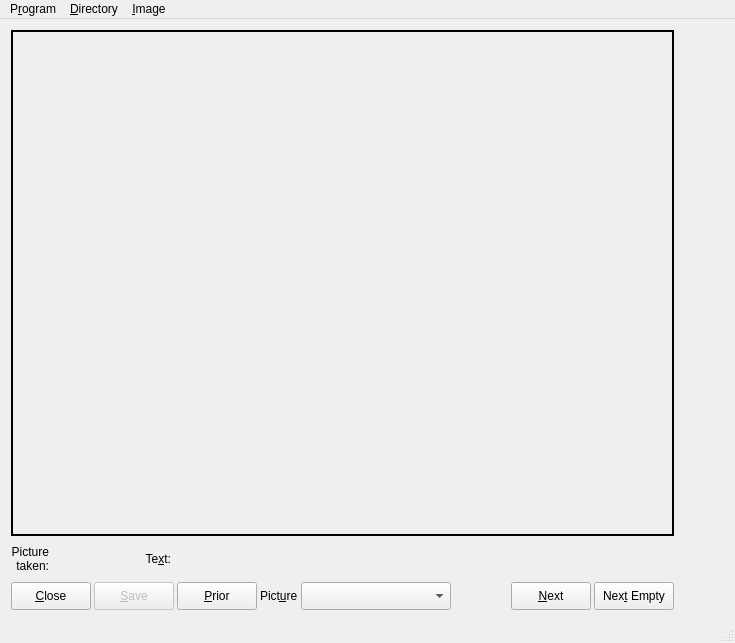
<?xml version="1.0" encoding="UTF-8"?>
<ui version="4.0">
 <class>Picdok</class>
 <widget class="QMainWindow" name="Picdok">
  <property name="geometry">
   <rect>
    <x>0</x>
    <y>0</y>
    <width>735</width>
    <height>643</height>
   </rect>
  </property>
  <property name="sizePolicy">
   <sizepolicy hsizetype="Preferred" vsizetype="Preferred">
    <horstretch>0</horstretch>
    <verstretch>0</verstretch>
   </sizepolicy>
  </property>
  <property name="minimumSize">
   <size>
    <width>735</width>
    <height>643</height>
   </size>
  </property>
  <property name="windowTitle">
   <string>Picdok</string>
  </property>
  <property name="windowIcon">
   <iconset>
    <normaloff>:/picdok.png</normaloff>:/picdok.png</iconset>
  </property>
  <property name="animated">
   <bool>true</bool>
  </property>
  <widget class="QWidget" name="centralWidget">
   <property name="sizePolicy">
    <sizepolicy hsizetype="Expanding" vsizetype="Expanding">
     <horstretch>0</horstretch>
     <verstretch>0</verstretch>
    </sizepolicy>
   </property>
   <property name="minimumSize">
    <size>
     <width>735</width>
     <height>601</height>
    </size>
   </property>
   <layout class="QFormLayout" name="formLayout">
    <item row="0" column="0">
     <layout class="QVBoxLayout" name="verticalLayout">
      <property name="sizeConstraint">
       <enum>QLayout::SetNoConstraint</enum>
      </property>
      <item>
       <widget class="PicDokLabel" name="lblPic">
        <property name="sizePolicy">
         <sizepolicy hsizetype="Expanding" vsizetype="Expanding">
          <horstretch>0</horstretch>
          <verstretch>0</verstretch>
         </sizepolicy>
        </property>
        <property name="minimumSize">
         <size>
          <width>640</width>
          <height>480</height>
         </size>
        </property>
        <property name="frameShape">
         <enum>QFrame::Box</enum>
        </property>
        <property name="frameShadow">
         <enum>QFrame::Plain</enum>
        </property>
        <property name="lineWidth">
         <number>2</number>
        </property>
        <property name="text">
         <string/>
        </property>
        <property name="alignment">
         <set>Qt::AlignCenter</set>
        </property>
       </widget>
      </item>
      <item>
       <layout class="QHBoxLayout" name="horizontalLayout">
        <item>
         <widget class="QLabel" name="lblPicDatLbl">
          <property name="sizePolicy">
           <sizepolicy hsizetype="Preferred" vsizetype="Preferred">
            <horstretch>0</horstretch>
            <verstretch>0</verstretch>
           </sizepolicy>
          </property>
          <property name="maximumSize">
           <size>
            <width>50</width>
            <height>32</height>
           </size>
          </property>
          <property name="text">
           <string>Picture 
taken:</string>
          </property>
          <property name="textFormat">
           <enum>Qt::PlainText</enum>
          </property>
          <property name="alignment">
           <set>Qt::AlignRight|Qt::AlignTrailing|Qt::AlignVCenter</set>
          </property>
          <property name="indent">
           <number>0</number>
          </property>
         </widget>
        </item>
        <item>
         <widget class="QLabel" name="lblPicDat">
          <property name="minimumSize">
           <size>
            <width>90</width>
            <height>20</height>
           </size>
          </property>
          <property name="maximumSize">
           <size>
            <width>90</width>
            <height>20</height>
           </size>
          </property>
          <property name="text">
           <string/>
          </property>
         </widget>
        </item>
        <item>
         <widget class="QLabel" name="lblComment">
          <property name="sizePolicy">
           <sizepolicy hsizetype="Minimum" vsizetype="Minimum">
            <horstretch>0</horstretch>
            <verstretch>0</verstretch>
           </sizepolicy>
          </property>
          <property name="maximumSize">
           <size>
            <width>40</width>
            <height>32</height>
           </size>
          </property>
          <property name="text">
           <string>Te&amp;xt:</string>
          </property>
          <property name="alignment">
           <set>Qt::AlignRight|Qt::AlignTrailing|Qt::AlignVCenter</set>
          </property>
          <property name="buddy">
           <cstring>txtComment</cstring>
          </property>
         </widget>
        </item>
        <item>
         <widget class="PicdokTextEdit" name="txtComment" native="true">
          <property name="sizePolicy">
           <sizepolicy hsizetype="Expanding" vsizetype="Preferred">
            <horstretch>0</horstretch>
            <verstretch>0</verstretch>
           </sizepolicy>
          </property>
          <property name="minimumSize">
           <size>
            <width>0</width>
            <height>40</height>
           </size>
          </property>
          <property name="maximumSize">
           <size>
            <width>16777215</width>
            <height>40</height>
           </size>
          </property>
          <property name="tabChangesFocus" stdset="0">
           <bool>true</bool>
          </property>
          <property name="acceptRichText" stdset="0">
           <bool>false</bool>
          </property>
         </widget>
        </item>
       </layout>
      </item>
      <item>
       <layout class="QHBoxLayout" name="horizontalLayout_2">
        <item>
         <widget class="QPushButton" name="pbCloseMain">
          <property name="sizePolicy">
           <sizepolicy hsizetype="Expanding" vsizetype="Minimum">
            <horstretch>0</horstretch>
            <verstretch>0</verstretch>
           </sizepolicy>
          </property>
          <property name="minimumSize">
           <size>
            <width>0</width>
            <height>28</height>
           </size>
          </property>
          <property name="toolTip">
           <string>Closes the application. </string>
          </property>
          <property name="text">
           <string>&amp;Close</string>
          </property>
         </widget>
        </item>
        <item>
         <widget class="QPushButton" name="pbSave">
          <property name="enabled">
           <bool>false</bool>
          </property>
          <property name="sizePolicy">
           <sizepolicy hsizetype="Expanding" vsizetype="Minimum">
            <horstretch>0</horstretch>
            <verstretch>0</verstretch>
           </sizepolicy>
          </property>
          <property name="minimumSize">
           <size>
            <width>0</width>
            <height>0</height>
           </size>
          </property>
          <property name="toolTip">
           <string>Saves the description for the current picture.
Only enabled if the description has been changed.</string>
          </property>
          <property name="text">
           <string>&amp;Save</string>
          </property>
         </widget>
        </item>
        <item>
         <widget class="QPushButton" name="pbPrior">
          <property name="sizePolicy">
           <sizepolicy hsizetype="Expanding" vsizetype="Minimum">
            <horstretch>0</horstretch>
            <verstretch>0</verstretch>
           </sizepolicy>
          </property>
          <property name="minimumSize">
           <size>
            <width>0</width>
            <height>0</height>
           </size>
          </property>
          <property name="toolTip">
           <string>Moves to the previous picture in the directory.</string>
          </property>
          <property name="text">
           <string>&amp;Prior</string>
          </property>
         </widget>
        </item>
        <item>
         <widget class="QLabel" name="lblChoose">
          <property name="sizePolicy">
           <sizepolicy hsizetype="Preferred" vsizetype="Minimum">
            <horstretch>0</horstretch>
            <verstretch>0</verstretch>
           </sizepolicy>
          </property>
          <property name="text">
           <string>Pict&amp;ure</string>
          </property>
          <property name="buddy">
           <cstring>cmbPicFile</cstring>
          </property>
         </widget>
        </item>
        <item>
         <widget class="QComboBox" name="cmbPicFile">
          <property name="sizePolicy">
           <sizepolicy hsizetype="Expanding" vsizetype="Minimum">
            <horstretch>0</horstretch>
            <verstretch>0</verstretch>
           </sizepolicy>
          </property>
          <property name="minimumSize">
           <size>
            <width>150</width>
            <height>0</height>
           </size>
          </property>
          <property name="toolTip">
           <string>Select a picture from a list of the current directory.</string>
          </property>
          <property name="maxVisibleItems">
           <number>16</number>
          </property>
         </widget>
        </item>
        <item>
         <widget class="QLabel" name="lblPicNum">
          <property name="minimumSize">
           <size>
            <width>54</width>
            <height>28</height>
           </size>
          </property>
          <property name="font">
           <font>
            <pointsize>8</pointsize>
           </font>
          </property>
          <property name="text">
           <string/>
          </property>
         </widget>
        </item>
        <item>
         <widget class="QPushButton" name="pbNext">
          <property name="sizePolicy">
           <sizepolicy hsizetype="Expanding" vsizetype="Minimum">
            <horstretch>0</horstretch>
            <verstretch>0</verstretch>
           </sizepolicy>
          </property>
          <property name="minimumSize">
           <size>
            <width>0</width>
            <height>0</height>
           </size>
          </property>
          <property name="toolTip">
           <string>Moves to the next picture in the directory.</string>
          </property>
          <property name="text">
           <string>&amp;Next</string>
          </property>
          <property name="default">
           <bool>false</bool>
          </property>
         </widget>
        </item>
        <item>
         <widget class="QPushButton" name="pbNextEmpty">
          <property name="sizePolicy">
           <sizepolicy hsizetype="Expanding" vsizetype="Minimum">
            <horstretch>0</horstretch>
            <verstretch>0</verstretch>
           </sizepolicy>
          </property>
          <property name="toolTip">
           <string>Moves to the next picture in the directory without a user comment / description.</string>
          </property>
          <property name="text">
           <string>Nex&amp;t Empty</string>
          </property>
         </widget>
        </item>
       </layout>
      </item>
     </layout>
    </item>
   </layout>
  </widget>
  <widget class="QMenuBar" name="menuBar">
   <property name="geometry">
    <rect>
     <x>0</x>
     <y>0</y>
     <width>735</width>
     <height>30</height>
    </rect>
   </property>
   <widget class="QMenu" name="menu_Program">
    <property name="title">
     <string>P&amp;rogram</string>
    </property>
    <addaction name="action_About"/>
    <addaction name="action_Options"/>
    <addaction name="separator"/>
    <addaction name="action_Quit"/>
   </widget>
   <widget class="QMenu" name="menu_Directory">
    <property name="title">
     <string>&amp;Directory</string>
    </property>
    <addaction name="action_Set_Directory"/>
    <addaction name="action_Rename_Files"/>
    <addaction name="action_Generate_Index"/>
    <addaction name="action_Refresh"/>
    <addaction name="separator"/>
    <addaction name="action_View_Index"/>
    <addaction name="separator"/>
    <addaction name="action_Undo_Deselect"/>
    <addaction name="separator"/>
    <addaction name="actionBrowse_Thumbnails"/>
   </widget>
   <widget class="QMenu" name="menu_Image">
    <property name="title">
     <string>&amp;Image</string>
    </property>
    <addaction name="action_Next"/>
    <addaction name="actionNex_t_Empty"/>
    <addaction name="action_Prior"/>
    <addaction name="action_First"/>
    <addaction name="actionFind"/>
    <addaction name="separator"/>
    <addaction name="action_Rename"/>
    <addaction name="action_Move"/>
    <addaction name="actionDese_lect"/>
    <addaction name="action_Delete"/>
    <addaction name="separator"/>
    <addaction name="action_Edit_Comment"/>
    <addaction name="action_Save"/>
    <addaction name="separator"/>
    <addaction name="actionSho_w"/>
    <addaction name="actionAdd_to_Short_Show"/>
   </widget>
   <addaction name="menu_Program"/>
   <addaction name="menu_Directory"/>
   <addaction name="menu_Image"/>
  </widget>
  <widget class="QStatusBar" name="statusBar">
   <property name="sizePolicy">
    <sizepolicy hsizetype="Preferred" vsizetype="Fixed">
     <horstretch>0</horstretch>
     <verstretch>0</verstretch>
    </sizepolicy>
   </property>
   <property name="sizeGripEnabled">
    <bool>true</bool>
   </property>
  </widget>
  <action name="action_Quit">
   <property name="text">
    <string>&amp;Quit</string>
   </property>
   <property name="toolTip">
    <string>Exit the application</string>
   </property>
   <property name="shortcut">
    <string>Ctrl+Q</string>
   </property>
  </action>
  <action name="action_About">
   <property name="text">
    <string>&amp;About ...</string>
   </property>
  </action>
  <action name="action_Rename">
   <property name="text">
    <string>&amp;Rename</string>
   </property>
   <property name="toolTip">
    <string>Rename current image file</string>
   </property>
   <property name="shortcut">
    <string>F2</string>
   </property>
  </action>
  <action name="action_Set_Directory">
   <property name="text">
    <string>&amp;Set Directory ...</string>
   </property>
   <property name="shortcut">
    <string>Ctrl+D</string>
   </property>
  </action>
  <action name="action_Rename_Files">
   <property name="text">
    <string>&amp;Rename Files ...</string>
   </property>
   <property name="shortcut">
    <string>Ctrl+R</string>
   </property>
  </action>
  <action name="action_Delete">
   <property name="text">
    <string>&amp;Delete</string>
   </property>
   <property name="toolTip">
    <string>Delete current image.</string>
   </property>
   <property name="shortcut">
    <string>Shift+Del</string>
   </property>
  </action>
  <action name="action_Generate_Index">
   <property name="text">
    <string>&amp;Generate Index ...</string>
   </property>
   <property name="shortcut">
    <string>Ctrl+G</string>
   </property>
  </action>
  <action name="action_Edit_Comment">
   <property name="text">
    <string>&amp;Edit Comment</string>
   </property>
   <property name="shortcut">
    <string>Ctrl+E</string>
   </property>
  </action>
  <action name="action_Save">
   <property name="text">
    <string>&amp;Save</string>
   </property>
   <property name="shortcut">
    <string>Ctrl+S</string>
   </property>
  </action>
  <action name="actionDese_lect">
   <property name="text">
    <string>Dese&amp;lect</string>
   </property>
   <property name="toolTip">
    <string>Deselect current picture. This puts it in a 'deselected' sub-directory.</string>
   </property>
   <property name="shortcut">
    <string>Del</string>
   </property>
  </action>
  <action name="action_Options">
   <property name="text">
    <string>&amp;Options ...</string>
   </property>
  </action>
  <action name="action_Next">
   <property name="text">
    <string>&amp;Next</string>
   </property>
   <property name="shortcut">
    <string>Ctrl+N</string>
   </property>
  </action>
  <action name="action_Prior">
   <property name="text">
    <string>&amp;Prior</string>
   </property>
   <property name="shortcut">
    <string>Ctrl+P</string>
   </property>
  </action>
  <action name="actionNex_t_Empty">
   <property name="text">
    <string>Nex&amp;t Empty</string>
   </property>
   <property name="shortcut">
    <string>Ctrl+T</string>
   </property>
  </action>
  <action name="actionSho_w">
   <property name="checkable">
    <bool>true</bool>
   </property>
   <property name="text">
    <string>Sho&amp;w</string>
   </property>
   <property name="toolTip">
    <string>Show image full screen</string>
   </property>
   <property name="shortcut">
    <string>F9</string>
   </property>
  </action>
  <action name="action_View_Index">
   <property name="text">
    <string>&amp;View Index ...</string>
   </property>
   <property name="toolTip">
    <string>View generated index file</string>
   </property>
   <property name="shortcut">
    <string>Ctrl+I</string>
   </property>
  </action>
  <action name="action_Move">
   <property name="text">
    <string>&amp;Move To...</string>
   </property>
   <property name="toolTip">
    <string>Move picture to another directory</string>
   </property>
   <property name="shortcut">
    <string>Ctrl+M</string>
   </property>
  </action>
  <action name="action_Undo_Deselect">
   <property name="text">
    <string>&amp;Undo Deselect</string>
   </property>
   <property name="toolTip">
    <string>Bring back a deselected file</string>
   </property>
   <property name="shortcut">
    <string>Ctrl+Z</string>
   </property>
  </action>
  <action name="action_Refresh">
   <property name="text">
    <string>R&amp;efresh</string>
   </property>
   <property name="toolTip">
    <string>Refresh the list of files in the directory.</string>
   </property>
   <property name="shortcut">
    <string>F5</string>
   </property>
  </action>
  <action name="action_First">
   <property name="text">
    <string>&amp;First</string>
   </property>
   <property name="toolTip">
    <string>Go to first picture in directory.</string>
   </property>
   <property name="shortcut">
    <string>Home</string>
   </property>
   <property name="visible">
    <bool>true</bool>
   </property>
  </action>
  <action name="actionFind">
   <property name="text">
    <string>F&amp;ind ...</string>
   </property>
   <property name="toolTip">
    <string>Find a picture with a specified string in the Comment.</string>
   </property>
   <property name="shortcut">
    <string>Ctrl+F</string>
   </property>
  </action>
  <action name="actionBrowse_Thumbnails">
   <property name="text">
    <string>&amp;Browse Thumbnails</string>
   </property>
   <property name="shortcut">
    <string>Ctrl+B</string>
   </property>
  </action>
  <action name="actionAdd_to_Short_Show">
   <property name="text">
    <string>&amp;Add to Short Show</string>
   </property>
   <property name="toolTip">
    <string>Add to Short Show &lt;Alt + s&gt;</string>
   </property>
   <property name="shortcut">
    <string>Alt+S</string>
   </property>
  </action>
 </widget>
 <layoutdefault spacing="3" margin="11"/>
 <customwidgets>
  <customwidget>
   <class>PicDokLabel</class>
   <extends>QLabel</extends>
   <header>picdoklabel.h</header>
  </customwidget>
  <customwidget>
   <class>PicdokTextEdit</class>
   <extends>QWidget</extends>
   <header>picdoktextedit.h</header>
   <slots>
    <signal>textChanged()</signal>
   </slots>
  </customwidget>
 </customwidgets>
 <tabstops>
  <tabstop>pbNext</tabstop>
  <tabstop>pbNextEmpty</tabstop>
  <tabstop>pbCloseMain</tabstop>
  <tabstop>pbSave</tabstop>
  <tabstop>pbPrior</tabstop>
  <tabstop>cmbPicFile</tabstop>
  <tabstop>txtComment</tabstop>
 </tabstops>
 <resources/>
 <connections>
  <connection>
   <sender>action_Quit</sender>
   <signal>triggered()</signal>
   <receiver>Picdok</receiver>
   <slot>doClose()</slot>
   <hints>
    <hint type="sourcelabel">
     <x>-1</x>
     <y>-1</y>
    </hint>
    <hint type="destinationlabel">
     <x>199</x>
     <y>149</y>
    </hint>
   </hints>
  </connection>
  <connection>
   <sender>action_About</sender>
   <signal>triggered()</signal>
   <receiver>Picdok</receiver>
   <slot>doAbout()</slot>
   <hints>
    <hint type="sourcelabel">
     <x>-1</x>
     <y>-1</y>
    </hint>
    <hint type="destinationlabel">
     <x>199</x>
     <y>149</y>
    </hint>
   </hints>
  </connection>
  <connection>
   <sender>pbCloseMain</sender>
   <signal>clicked()</signal>
   <receiver>Picdok</receiver>
   <slot>doClose()</slot>
   <hints>
    <hint type="sourcelabel">
     <x>81</x>
     <y>599</y>
    </hint>
    <hint type="destinationlabel">
     <x>242</x>
     <y>77</y>
    </hint>
   </hints>
  </connection>
  <connection>
   <sender>pbPrior</sender>
   <signal>clicked()</signal>
   <receiver>Picdok</receiver>
   <slot>doPrior()</slot>
   <hints>
    <hint type="sourcelabel">
     <x>271</x>
     <y>599</y>
    </hint>
    <hint type="destinationlabel">
     <x>208</x>
     <y>229</y>
    </hint>
   </hints>
  </connection>
  <connection>
   <sender>pbNext</sender>
   <signal>clicked()</signal>
   <receiver>Picdok</receiver>
   <slot>doNext()</slot>
   <hints>
    <hint type="sourcelabel">
     <x>624</x>
     <y>599</y>
    </hint>
    <hint type="destinationlabel">
     <x>391</x>
     <y>236</y>
    </hint>
   </hints>
  </connection>
  <connection>
   <sender>pbNextEmpty</sender>
   <signal>clicked()</signal>
   <receiver>Picdok</receiver>
   <slot>doNextEmpty()</slot>
   <hints>
    <hint type="sourcelabel">
     <x>716</x>
     <y>599</y>
    </hint>
    <hint type="destinationlabel">
     <x>537</x>
     <y>239</y>
    </hint>
   </hints>
  </connection>
  <connection>
   <sender>cmbPicFile</sender>
   <signal>currentIndexChanged(int)</signal>
   <receiver>Picdok</receiver>
   <slot>doComboChanged()</slot>
   <hints>
    <hint type="sourcelabel">
     <x>408</x>
     <y>591</y>
    </hint>
    <hint type="destinationlabel">
     <x>338</x>
     <y>234</y>
    </hint>
   </hints>
  </connection>
  <connection>
   <sender>pbSave</sender>
   <signal>clicked()</signal>
   <receiver>Picdok</receiver>
   <slot>doSave()</slot>
   <hints>
    <hint type="sourcelabel">
     <x>133</x>
     <y>591</y>
    </hint>
    <hint type="destinationlabel">
     <x>147</x>
     <y>515</y>
    </hint>
   </hints>
  </connection>
  <connection>
   <sender>action_Rename</sender>
   <signal>triggered()</signal>
   <receiver>Picdok</receiver>
   <slot>doPicRename()</slot>
   <hints>
    <hint type="sourcelabel">
     <x>-1</x>
     <y>-1</y>
    </hint>
    <hint type="destinationlabel">
     <x>324</x>
     <y>308</y>
    </hint>
   </hints>
  </connection>
  <connection>
   <sender>action_Set_Directory</sender>
   <signal>triggered()</signal>
   <receiver>Picdok</receiver>
   <slot>doSetDirectory()</slot>
   <hints>
    <hint type="sourcelabel">
     <x>-1</x>
     <y>-1</y>
    </hint>
    <hint type="destinationlabel">
     <x>324</x>
     <y>308</y>
    </hint>
   </hints>
  </connection>
  <connection>
   <sender>action_Rename_Files</sender>
   <signal>triggered()</signal>
   <receiver>Picdok</receiver>
   <slot>doRenameFiles()</slot>
   <hints>
    <hint type="sourcelabel">
     <x>-1</x>
     <y>-1</y>
    </hint>
    <hint type="destinationlabel">
     <x>324</x>
     <y>308</y>
    </hint>
   </hints>
  </connection>
  <connection>
   <sender>action_Delete</sender>
   <signal>triggered()</signal>
   <receiver>Picdok</receiver>
   <slot>doDelete()</slot>
   <hints>
    <hint type="sourcelabel">
     <x>-1</x>
     <y>-1</y>
    </hint>
    <hint type="destinationlabel">
     <x>324</x>
     <y>308</y>
    </hint>
   </hints>
  </connection>
  <connection>
   <sender>action_Generate_Index</sender>
   <signal>triggered()</signal>
   <receiver>Picdok</receiver>
   <slot>doGeneratePage()</slot>
   <hints>
    <hint type="sourcelabel">
     <x>-1</x>
     <y>-1</y>
    </hint>
    <hint type="destinationlabel">
     <x>324</x>
     <y>308</y>
    </hint>
   </hints>
  </connection>
  <connection>
   <sender>action_Edit_Comment</sender>
   <signal>triggered()</signal>
   <receiver>Picdok</receiver>
   <slot>doEditComment()</slot>
   <hints>
    <hint type="sourcelabel">
     <x>-1</x>
     <y>-1</y>
    </hint>
    <hint type="destinationlabel">
     <x>324</x>
     <y>308</y>
    </hint>
   </hints>
  </connection>
  <connection>
   <sender>action_Save</sender>
   <signal>triggered()</signal>
   <receiver>Picdok</receiver>
   <slot>doSave()</slot>
   <hints>
    <hint type="sourcelabel">
     <x>-1</x>
     <y>-1</y>
    </hint>
    <hint type="destinationlabel">
     <x>324</x>
     <y>308</y>
    </hint>
   </hints>
  </connection>
  <connection>
   <sender>actionDese_lect</sender>
   <signal>triggered()</signal>
   <receiver>Picdok</receiver>
   <slot>doDeselect()</slot>
   <hints>
    <hint type="sourcelabel">
     <x>-1</x>
     <y>-1</y>
    </hint>
    <hint type="destinationlabel">
     <x>324</x>
     <y>308</y>
    </hint>
   </hints>
  </connection>
  <connection>
   <sender>action_Options</sender>
   <signal>triggered()</signal>
   <receiver>Picdok</receiver>
   <slot>doOptions()</slot>
   <hints>
    <hint type="sourcelabel">
     <x>-1</x>
     <y>-1</y>
    </hint>
    <hint type="destinationlabel">
     <x>324</x>
     <y>308</y>
    </hint>
   </hints>
  </connection>
  <connection>
   <sender>action_Next</sender>
   <signal>triggered()</signal>
   <receiver>Picdok</receiver>
   <slot>doNext()</slot>
   <hints>
    <hint type="sourcelabel">
     <x>-1</x>
     <y>-1</y>
    </hint>
    <hint type="destinationlabel">
     <x>324</x>
     <y>308</y>
    </hint>
   </hints>
  </connection>
  <connection>
   <sender>actionNex_t_Empty</sender>
   <signal>triggered()</signal>
   <receiver>Picdok</receiver>
   <slot>doNextEmpty()</slot>
   <hints>
    <hint type="sourcelabel">
     <x>-1</x>
     <y>-1</y>
    </hint>
    <hint type="destinationlabel">
     <x>324</x>
     <y>308</y>
    </hint>
   </hints>
  </connection>
  <connection>
   <sender>action_Prior</sender>
   <signal>triggered()</signal>
   <receiver>Picdok</receiver>
   <slot>doPrior()</slot>
   <hints>
    <hint type="sourcelabel">
     <x>-1</x>
     <y>-1</y>
    </hint>
    <hint type="destinationlabel">
     <x>324</x>
     <y>308</y>
    </hint>
   </hints>
  </connection>
  <connection>
   <sender>actionSho_w</sender>
   <signal>toggled(bool)</signal>
   <receiver>Picdok</receiver>
   <slot>doShowPic(bool)</slot>
   <hints>
    <hint type="sourcelabel">
     <x>-1</x>
     <y>-1</y>
    </hint>
    <hint type="destinationlabel">
     <x>324</x>
     <y>308</y>
    </hint>
   </hints>
  </connection>
  <connection>
   <sender>action_View_Index</sender>
   <signal>triggered()</signal>
   <receiver>Picdok</receiver>
   <slot>doViewIndex()</slot>
   <hints>
    <hint type="sourcelabel">
     <x>-1</x>
     <y>-1</y>
    </hint>
    <hint type="destinationlabel">
     <x>366</x>
     <y>320</y>
    </hint>
   </hints>
  </connection>
  <connection>
   <sender>action_Move</sender>
   <signal>triggered()</signal>
   <receiver>Picdok</receiver>
   <slot>doPicMove()</slot>
   <hints>
    <hint type="sourcelabel">
     <x>-1</x>
     <y>-1</y>
    </hint>
    <hint type="destinationlabel">
     <x>370</x>
     <y>320</y>
    </hint>
   </hints>
  </connection>
  <connection>
   <sender>action_Undo_Deselect</sender>
   <signal>triggered()</signal>
   <receiver>Picdok</receiver>
   <slot>doUndoDeselect()</slot>
   <hints>
    <hint type="sourcelabel">
     <x>-1</x>
     <y>-1</y>
    </hint>
    <hint type="destinationlabel">
     <x>377</x>
     <y>320</y>
    </hint>
   </hints>
  </connection>
  <connection>
   <sender>action_Refresh</sender>
   <signal>triggered()</signal>
   <receiver>Picdok</receiver>
   <slot>doRefresh()</slot>
   <hints>
    <hint type="sourcelabel">
     <x>-1</x>
     <y>-1</y>
    </hint>
    <hint type="destinationlabel">
     <x>377</x>
     <y>320</y>
    </hint>
   </hints>
  </connection>
  <connection>
   <sender>action_First</sender>
   <signal>triggered()</signal>
   <receiver>Picdok</receiver>
   <slot>doMoveFirst()</slot>
   <hints>
    <hint type="sourcelabel">
     <x>-1</x>
     <y>-1</y>
    </hint>
    <hint type="destinationlabel">
     <x>377</x>
     <y>320</y>
    </hint>
   </hints>
  </connection>
  <connection>
   <sender>txtComment</sender>
   <signal>textChanged()</signal>
   <receiver>Picdok</receiver>
   <slot>doEnableSave()</slot>
   <hints>
    <hint type="sourcelabel">
     <x>697</x>
     <y>560</y>
    </hint>
    <hint type="destinationlabel">
     <x>191</x>
     <y>533</y>
    </hint>
   </hints>
  </connection>
  <connection>
   <sender>actionFind</sender>
   <signal>triggered()</signal>
   <receiver>Picdok</receiver>
   <slot>doFind()</slot>
   <hints>
    <hint type="sourcelabel">
     <x>-1</x>
     <y>-1</y>
    </hint>
    <hint type="destinationlabel">
     <x>367</x>
     <y>320</y>
    </hint>
   </hints>
  </connection>
  <connection>
   <sender>actionBrowse_Thumbnails</sender>
   <signal>triggered()</signal>
   <receiver>Picdok</receiver>
   <slot>doBrowse()</slot>
   <hints>
    <hint type="sourcelabel">
     <x>-1</x>
     <y>-1</y>
    </hint>
    <hint type="destinationlabel">
     <x>367</x>
     <y>319</y>
    </hint>
   </hints>
  </connection>
  <connection>
   <sender>actionAdd_to_Short_Show</sender>
   <signal>triggered()</signal>
   <receiver>Picdok</receiver>
   <slot>doShortLink()</slot>
   <hints>
    <hint type="sourcelabel">
     <x>-1</x>
     <y>-1</y>
    </hint>
    <hint type="destinationlabel">
     <x>367</x>
     <y>319</y>
    </hint>
   </hints>
  </connection>
 </connections>
 <slots>
  <slot>doClose()</slot>
  <slot>doSetDirectory()</slot>
  <slot>doSettings()</slot>
  <slot>doAbout()</slot>
  <slot>doPrior()</slot>
  <slot>doNext()</slot>
  <slot>doNextEmpty()</slot>
  <slot>doComboChanged()</slot>
  <slot>doSave()</slot>
  <slot>doEnableSave()</slot>
  <slot>doRenameFiles()</slot>
  <slot>doPicRename()</slot>
  <slot>doDelete()</slot>
  <slot>doGeneratePage()</slot>
  <slot>doEditComment()</slot>
  <slot>doDeselect()</slot>
  <slot>doOptions()</slot>
  <slot>doShowPic(bool)</slot>
  <slot>doViewIndex()</slot>
  <slot>doPicMove()</slot>
  <slot>doUndoDeselect()</slot>
  <slot>doRefresh()</slot>
  <slot>doMoveFirst()</slot>
  <slot>doFind()</slot>
  <slot>doBrowse()</slot>
  <slot>doShortLink()</slot>
 </slots>
</ui>
